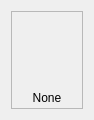
<?xml version="1.0" encoding="UTF-8"?>
<ui version="4.0">
 <class>WidgetCollaborationTask</class>
 <widget class="QWidget" name="WidgetCollaborationTask">
  <property name="geometry">
   <rect>
    <x>0</x>
    <y>0</y>
    <width>94</width>
    <height>118</height>
   </rect>
  </property>
  <property name="windowTitle">
   <string>Form</string>
  </property>
  <property name="styleSheet">
   <string notr="true">QWidget#WidgetCollaborationTask{
    border: 1px solid 	darkgray;
}</string>
  </property>
  <layout class="QVBoxLayout" name="verticalLayout_2">
   <item>
    <widget class="QFrame" name="fWidgetCollaborationTask">
     <property name="sizePolicy">
      <sizepolicy hsizetype="Expanding" vsizetype="Preferred">
       <horstretch>0</horstretch>
       <verstretch>0</verstretch>
      </sizepolicy>
     </property>
     <property name="styleSheet">
      <string notr="true">QFrame#fWidgetCollaborationTask{
   border: 1px solid 	darkgray;
}</string>
     </property>
     <property name="frameShape">
      <enum>QFrame::StyledPanel</enum>
     </property>
     <property name="frameShadow">
      <enum>QFrame::Raised</enum>
     </property>
     <layout class="QVBoxLayout" name="verticalLayout_3">
      <property name="leftMargin">
       <number>0</number>
      </property>
      <property name="topMargin">
       <number>0</number>
      </property>
      <property name="rightMargin">
       <number>0</number>
      </property>
      <property name="bottomMargin">
       <number>0</number>
      </property>
      <item>
       <layout class="QVBoxLayout" name="verticalLayout">
        <item>
         <widget class="QLabel" name="lbROSCollaborationTaskImage">
          <property name="sizePolicy">
           <sizepolicy hsizetype="Preferred" vsizetype="Fixed">
            <horstretch>0</horstretch>
            <verstretch>0</verstretch>
           </sizepolicy>
          </property>
          <property name="minimumSize">
           <size>
            <width>0</width>
            <height>70</height>
           </size>
          </property>
          <property name="styleSheet">
           <string notr="true"/>
          </property>
          <property name="text">
           <string/>
          </property>
          <property name="scaledContents">
           <bool>true</bool>
          </property>
         </widget>
        </item>
        <item>
         <widget class="QLabel" name="lbROSCollaborationTaskName">
          <property name="sizePolicy">
           <sizepolicy hsizetype="Preferred" vsizetype="Fixed">
            <horstretch>0</horstretch>
            <verstretch>0</verstretch>
           </sizepolicy>
          </property>
          <property name="minimumSize">
           <size>
            <width>0</width>
            <height>20</height>
           </size>
          </property>
          <property name="text">
           <string>None</string>
          </property>
          <property name="alignment">
           <set>Qt::AlignCenter</set>
          </property>
         </widget>
        </item>
       </layout>
      </item>
     </layout>
    </widget>
   </item>
  </layout>
 </widget>
 <resources/>
 <connections/>
</ui>
